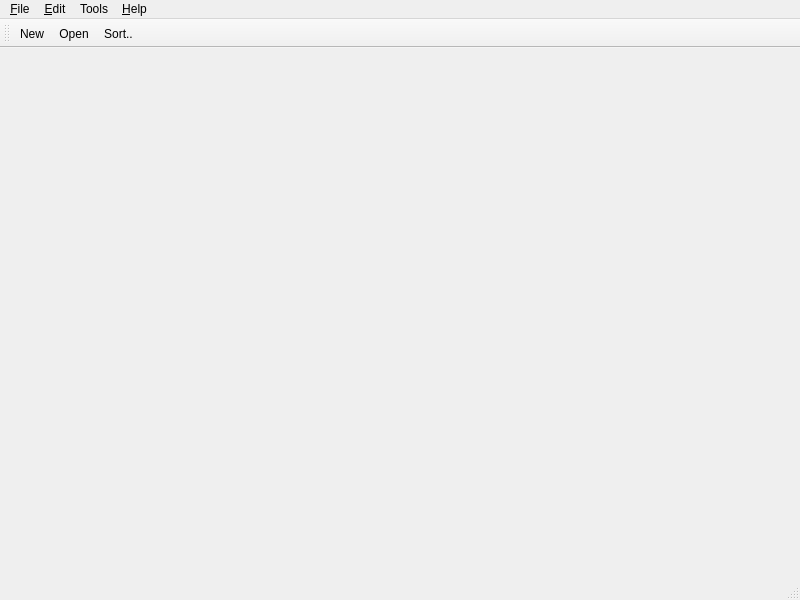
<?xml version="1.0" encoding="UTF-8"?>
<ui version="4.0">
 <class>MainWindow</class>
 <widget class="QMainWindow" name="MainWindow">
  <property name="geometry">
   <rect>
    <x>0</x>
    <y>0</y>
    <width>800</width>
    <height>600</height>
   </rect>
  </property>
  <property name="windowTitle">
   <string>MainWindow</string>
  </property>
  <widget class="QWidget" name="centralwidget"/>
  <widget class="QMenuBar" name="menubar">
   <property name="geometry">
    <rect>
     <x>0</x>
     <y>0</y>
     <width>800</width>
     <height>26</height>
    </rect>
   </property>
   <widget class="QMenu" name="menuFile">
    <property name="title">
     <string>&amp;File</string>
    </property>
    <addaction name="actionNew"/>
    <addaction name="actionOpen"/>
    <addaction name="separator"/>
    <addaction name="actionExit"/>
   </widget>
   <widget class="QMenu" name="menuEdit">
    <property name="title">
     <string>&amp;Edit</string>
    </property>
    <addaction name="actionFind"/>
    <addaction name="actionSort"/>
    <addaction name="actionSort2"/>
   </widget>
   <widget class="QMenu" name="menuHelp">
    <property name="title">
     <string>&amp;Help</string>
    </property>
    <addaction name="action_About"/>
   </widget>
   <widget class="QMenu" name="menuTools">
    <property name="title">
     <string>Tools</string>
    </property>
    <addaction name="actionCalculator"/>
   </widget>
   <addaction name="menuFile"/>
   <addaction name="menuEdit"/>
   <addaction name="menuTools"/>
   <addaction name="menuHelp"/>
  </widget>
  <widget class="QStatusBar" name="statusbar"/>
  <widget class="QToolBar" name="toolBar">
   <property name="windowTitle">
    <string>toolBar</string>
   </property>
   <attribute name="toolBarArea">
    <enum>TopToolBarArea</enum>
   </attribute>
   <attribute name="toolBarBreak">
    <bool>false</bool>
   </attribute>
   <addaction name="actionNew"/>
   <addaction name="actionOpen"/>
   <addaction name="actionSort"/>
  </widget>
  <action name="actionNew">
   <property name="icon">
    <iconset resource="usingMainWindow.qrc">
     <normaloff>:/icons/new.png</normaloff>:/icons/new.png</iconset>
   </property>
   <property name="text">
    <string>&amp;New...</string>
   </property>
   <property name="statusTip">
    <string>Ini untuk new file</string>
   </property>
  </action>
  <action name="actionOpen">
   <property name="icon">
    <iconset resource="usingMainWindow.qrc">
     <normaloff>:/icons/open.png</normaloff>:/icons/open.png</iconset>
   </property>
   <property name="text">
    <string>&amp;Open...</string>
   </property>
   <property name="toolTip">
    <string>Open file</string>
   </property>
   <property name="statusTip">
    <string>Ini adalah menu open file</string>
   </property>
  </action>
  <action name="actionExit">
   <property name="text">
    <string>E&amp;xit</string>
   </property>
  </action>
  <action name="action_About">
   <property name="text">
    <string>&amp;About...</string>
   </property>
  </action>
  <action name="actionCalculator">
   <property name="text">
    <string>Calculator...</string>
   </property>
  </action>
  <action name="actionFind">
   <property name="text">
    <string>Find...</string>
   </property>
  </action>
  <action name="actionSort">
   <property name="icon">
    <iconset resource="usingMainWindow.qrc">
     <normaloff>:/icons/YouTubeMusic.ico</normaloff>:/icons/YouTubeMusic.ico</iconset>
   </property>
   <property name="text">
    <string>Sort..</string>
   </property>
  </action>
  <action name="actionSort2">
   <property name="text">
    <string>Sort2...</string>
   </property>
  </action>
 </widget>
 <resources>
  <include location="usingMainWindow.qrc"/>
 </resources>
 <connections/>
</ui>
